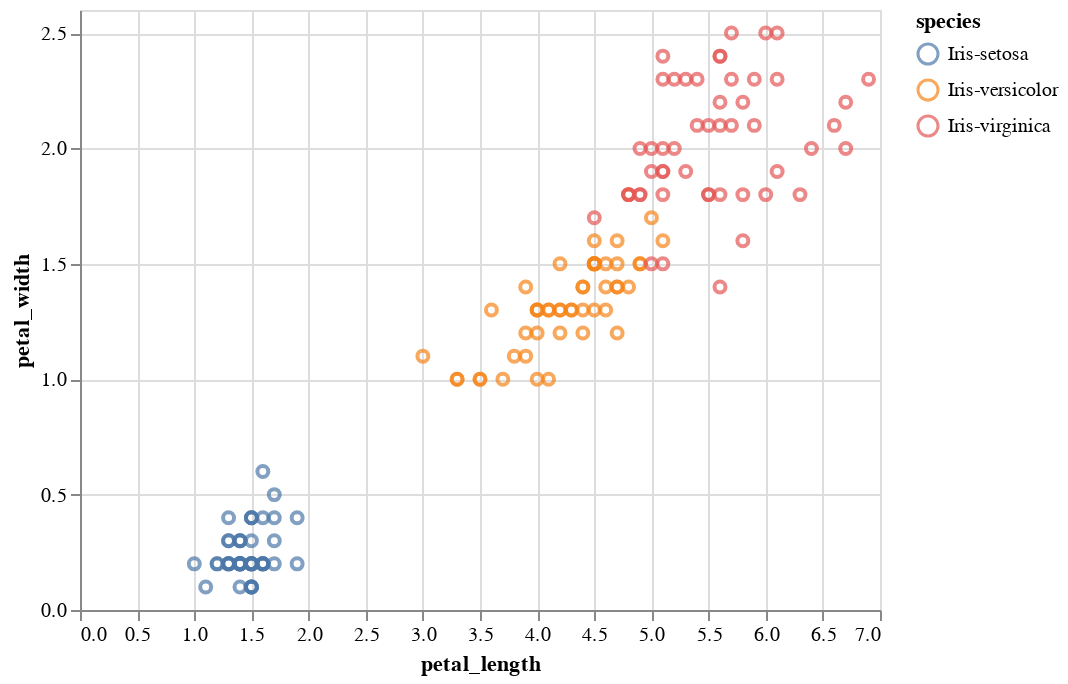

Notebook code for this chart:
### Markdown cell above
## Part B: Visualize the Data

Use your preferred visualization library to create a scatterplot showing petal length vs petal width. You should plot each flower species as a different color on the scatter plot.

### Code cell
import altair as alt
alt.Chart(data).mark_point().encode(
     x='petal_length', 
     y='petal_width',
     color='species' )

### Figure 1 — Vega-Lite specification as saved in the notebook (floating-point values rounded to 4 significant figures; data arrays with more than 128 entries replaced by an {"elided": "..."} marker saying what was removed)
{"config": {"view": {"continuousWidth": 400, "continuousHeight": 300}}, "data": {"name": "data-2d94771ea62125b445223a5fc16e2995"}, "mark": "point", "encoding": {"color": {"field": "species", "type": "nominal"}, "x": {"field": "petal_length", "type": "quantitative"}, "y": {"field": "petal_width", "type": "quantitative"}}, "$schema": "https://vega.github.io/schema/vega-lite/v4.17.0.json", "datasets": {"data-2d94771ea62125b445223a5fc16e2995": {"elided": "150 records"}}}
